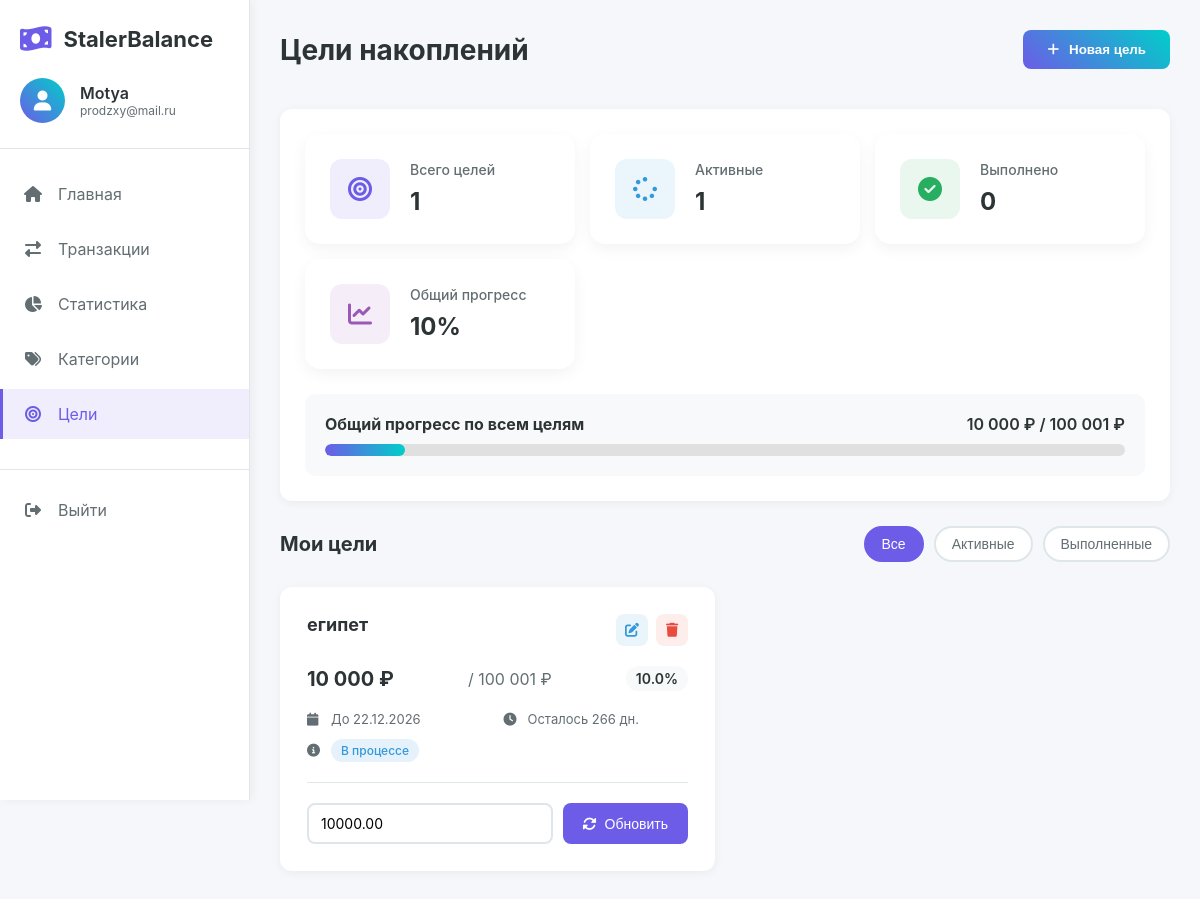
The app's page /pages/goals.php (signed in) with its own data.
### tables this page shows
CREATE TABLE `goals` (
  `id` int(11) NOT NULL,
  `user_id` int(11) NOT NULL,
  `name` varchar(100) NOT NULL,
  `target_amount` decimal(10,2) NOT NULL,
  `current_amount` decimal(10,2) DEFAULT 0.00,
  `deadline` date DEFAULT NULL,
  `created_at` timestamp NOT NULL DEFAULT current_timestamp()
);

### pages/goals.php (the view, shortened to what this page needs)
<?php
require_once '../includes/config.php';
$user_id = $_SESSION['user_id'];
$stmt = $pdo->prepare("
    SELECT *,
           ROUND((current_amount / target_amount) * 100, 1) as progress_percentage,
           DATEDIFF(deadline, CURDATE()) as days_left
    FROM goals
    WHERE user_id = ?
    ORDER BY
        CASE
            WHEN progress_percentage >= 100 THEN 3
            WHEN days_left < 0 THEN 2
            ELSE 1
        END,
        deadline ASC,
        created_at DESC
");
$stmt->execute([$user_id]);
$goals = $stmt->fetchAll();
$total_goals = count($goals);
$completed_goals = array_filter($goals, fn($g) => $g['current_amount'] >= $g['target_amount']);
$active_goals = array_filter($goals, fn($g) => $g['current_amount'] < $g['target_amount']);
$total_target = array_sum(array_column($goals, 'target_amount'));
$total_current = array_sum(array_column($goals, 'current_amount'));
$overall_progress = $total_target > 0 ? round(($total_current / $total_target) * 100, 1) : 0;
?>
<!DOCTYPE html>
<html lang="ru">
<head>
    <link rel="stylesheet" href="../assets/css/dashboard.css">
    <link rel="stylesheet" href="../assets/css/goals.css">
    <link rel="stylesheet" href="https://cdnjs.cloudflare.com/ajax/libs/font-awesome/6.4.0/css/all.min.css">
</head>
<body>
    <?php include '../includes/sidebar.php'; ?>
    <main class="main-content">
        <header class="top-header">
            <h1>Цели накоплений</h1>
            <div class="header-actions">
                <button class="btn-add-goal" id="openGoalModal">
                    <i class="fas fa-plus"></i>
                    Новая цель
                </button>
            </div>
        </header>
        <section class="goals-stats">
            <div class="stats-grid">
                <div class="stat-card">
                    <div class="stat-icon total">
                        <i class="fas fa-bullseye"></i>
                    </div>
                    <div class="stat-info">
                        <h3>Всего целей</h3>
                        <p class="stat-amount"><?php echo $total_goals; ?></p>
                    </div>
                </div>
                <div class="stat-card">
                    <div class="stat-icon active">
                        <i class="fas fa-spinner"></i>
                    </div>
                    <div class="stat-info">
                        <h3>Активные</h3>
                        <p class="stat-amount"><?php echo count($active_goals); ?></p>
                    </div>
                </div>
                <div class="stat-card">
                    <div class="stat-icon completed">
                        <i class="fas fa-check-circle"></i>
                    </div>
                    <div class="stat-info">
                        <h3>Выполнено</h3>
                        <p class="stat-amount"><?php echo count($completed_goals); ?></p>
                    </div>
                </div>
                <div class="stat-card">
                    <div class="stat-icon progress">
                        <i class="fas fa-chart-line"></i>
                    </div>
                    <div class="stat-info">
                        <h3>Общий прогресс</h3>
                        <p class="stat-amount"><?php echo $overall_progress; ?>%</p>
                    </div>
                </div>
            </div>
            <div class="overall-progress">
                <div class="progress-header">
                    <h4>Общий прогресс по всем целям</h4>
                    <span><?php echo number_format($total_current, 0, '.', ' '); ?> ₽ / <?php echo number_format($total_target, 0, '.', ' '); ?> ₽</span>
                </div>
                <div class="progress-bar">
                    <div class="progress-fill" style="width: <?php echo min($overall_progress, 100); ?>%;"></div>
                </div>
            </div>
        </section>
        <section class="goals-list-section">
            <div class="section-header">
                <h2>Мои цели</h2>
                <div class="view-options">
                    <button class="view-btn active" data-filter="all">Все</button>
                    <button class="view-btn" data-filter="active">Активные</button>
                    <button class="view-btn" data-filter="completed">Выполненные</button>
                </div>
            </div>
            <?php if (empty($goals)): ?>
                <div class="empty-state">
                    <div class="empty-icon">
                        <i class="fas fa-bullseye"></i>
                    </div>
                    <h3>У вас еще нет целей</h3>
                    <p>Создайте свою первую финансовую цель и начните копить!</p>
                    <button class="btn-add-goal" id="openGoalModalEmpty">Создать цель</button>
                </div>
            <?php else: ?>
                <div class="goals-grid">
                    <?php foreach ($goals as $goal):
                        $progress = min($goal['progress_percentage'], 100);
                        $is_completed = $goal['current_amount'] >= $goal['target_amount'];
                        $is_overdue = $goal['days_left'] < 0 && !$is_completed;
                        $days_text = $goal['days_left'] > 0 ? "Осталось {$goal['days_left']} дн." : ($goal['days_left'] == 0 ? "Последний день" : "Просрочено");
                        if ($is_completed) {
                            $progress_color = '#27ae60';
                            $status_class = 'completed';
                            $status_text = 'Выполнена';
                        } elseif ($is_overdue) {
                            $progress_color = '#e74c3c';
                            $status_class = 'overdue';
                            $status_text = 'Просрочена';
                        } elseif ($progress >= 75) {
                            $progress_color = '#f39c12';
                            $status_class = 'almost';
                            $status_text = 'Почти готово';
                        } else {
                            $progress_color = '#3498db';
                            $status_class = 'active';
                            $status_text = 'В процессе';
                        }
                    ?>
                        <div class="goal-card <?php echo $status_class; ?>" data-status="<?php echo $is_completed ? 'completed' : 'active'; ?>">
                            <div class="goal-header">
                                <h3><?php echo htmlspecialchars($goal['name']); ?></h3>
                                <div class="goal-actions">
                                    <button class="btn-edit-goal" data-goal-id="<?php echo $goal['id']; ?>">
                                        <i class="fas fa-edit"></i>
                                    </button>
                                    <a href="?delete=<?php echo $goal['id']; ?>" class="btn-delete-goal" onclick="return confirm('Удалить цель?')">
                                        <i class="fas fa-trash"></i>
                                    </a>
                                </div>
                            </div>
                            <div class="goal-progress">
                                <div class="progress-info">
                                    <span class="current-amount"><?php echo number_format($goal['current_amount'], 0, '.', ' '); ?> ₽</span>
                                    <span class="target-amount">/ <?php echo number_format($goal['target_amount'], 0, '.', ' '); ?> ₽</span>
                                    <span class="progress-percentage"><?php echo $progress; ?>%</span>
                                </div>
                            </div>
                            <div class="goal-details">
                                <div class="detail-item">
                                    <i class="fas fa-calendar"></i>
                                    <span>
                                        <?php if ($goal['deadline']): ?>
                                            До <?php echo date('d.m.Y', strtotime($goal['deadline'])); ?>
                                        <?php else: ?>
                                            Без срока
                                        <?php endif; ?>
                                    </span>
                                </div>
                                <div class="detail-item">
                                    <i class="fas fa-clock"></i>
                                    <span class="<?php echo $is_overdue ? 'overdue-text' : ''; ?>">
                                        <?php echo $days_text; ?>
                                    </span>
                                </div>
                                <div class="detail-item">
                                    <i class="fas fa-info-circle"></i>
                                    <span class="status-badge" style="background-color: <?php echo $progress_color; ?>20; color: <?php echo $progress_color; ?>;">
                                        <?php echo $status_text; ?>
                                    </span>
                                </div>
                            </div>
                            <form method="POST" class="update-progress-form">
                                <div class="update-controls">
                                    <input type="number"
                                           name="current_amount"
                                           value="<?php echo $goal['current_amount']; ?>"
                                           min="0"
                                           max="<?php echo $goal['target_amount']; ?>"
                                           step="100"
                                           class="progress-input">
                                    <button type="submit" class="btn-update">
                                        <i class="fas fa-sync-alt"></i> Обновить
                                    </button>
                                </div>
                            </form>
                        </div>
                    <?php endforeach; ?>
                </div>
            <?php endif; ?>
        </section>
    </main>
</body>
</html>

### assets/css/dashboard.css (style rules this page uses)
:root { --primary-color: #6c5ce7; --primary-light: #a29bfe; --secondary-color: #00cec9; --danger-color: #e74c3c; --success-color: #27ae60; --warning-color: #f39c12; --text-dark: #2d3436; --text-light: #636e72; --bg-light: #f8f9fa; --border-color: #dfe6e9; --sidebar-width: 250px; }
* { margin: 0; padding: 0; box-sizing: border-box; }
body { font-family: 'Inter', sans-serif; background: #f5f7fa; color: var(--text-dark); display: flex; min-height: 100vh; }
.main-content { flex: 1; margin-left: var(--sidebar-width); padding: 30px; }
.top-header { display: flex; justify-content: space-between; align-items: center; margin-bottom: 40px; }
.top-header h1 { font-size: 28px; font-weight: 700; color: var(--text-dark); }
.stat-card { background: white; border-radius: 15px; padding: 25px; display: flex; align-items: center; gap: 20px; box-shadow: 0 5px 15px rgba(0, 0, 0, 0.05); transition: transform 0.3s; height: 100%; }
.stat-icon { width: 60px; height: 60px; border-radius: 12px; display: flex; align-items: center; justify-content: center; font-size: 24px; flex-shrink: 0; }
.stat-info { flex: 1; min-width: 0; }
.stat-info h3 { font-size: 14px; color: var(--text-light); margin-bottom: 10px; font-weight: 500; white-space: nowrap; overflow: hidden; text-overflow: ellipsis; }
.stat-amount { font-size: 24px; font-weight: 700; color: var(--text-dark); white-space: nowrap; overflow: hidden; text-overflow: ellipsis; line-height: 1.2; }
.section-header { display: flex; justify-content: space-between; align-items: center; margin-bottom: 25px; }
.section-header h2 { font-size: 20px; color: var(--text-dark); }
input, select, textarea:not(#goalModal) { width: 100%; padding: 12px 15px; border: 2px solid var(--border-color); border-radius: 8px; font-family: 'Inter', sans-serif; font-size: 16px; transition: border-color 0.3s; }

### records on screen
goals: count($active_goals) "1", count($completed_goals) "0", name "египет", current_amount "10 000", target_amount "100 001", progress "10.0", deadline "22.12.2026", days_text "Осталось 266 дн.", status_text "В процессе", current_amount "10000.00"

### other values on screen
$_SESSION['username'] "Motya"
$_SESSION['email'] "prodzxy@mail.ru"
$total_goals "1"
$overall_progress "10"
$total_current "10 000"
$total_target "100 001"
